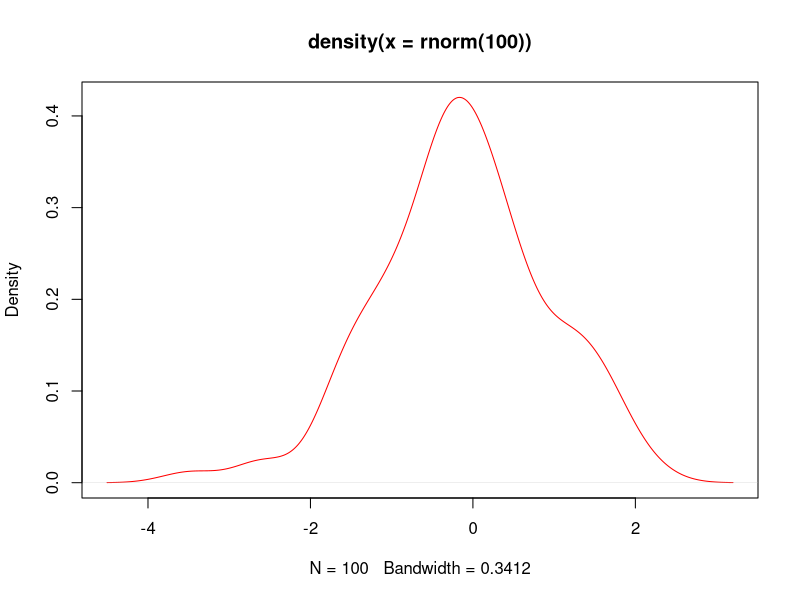
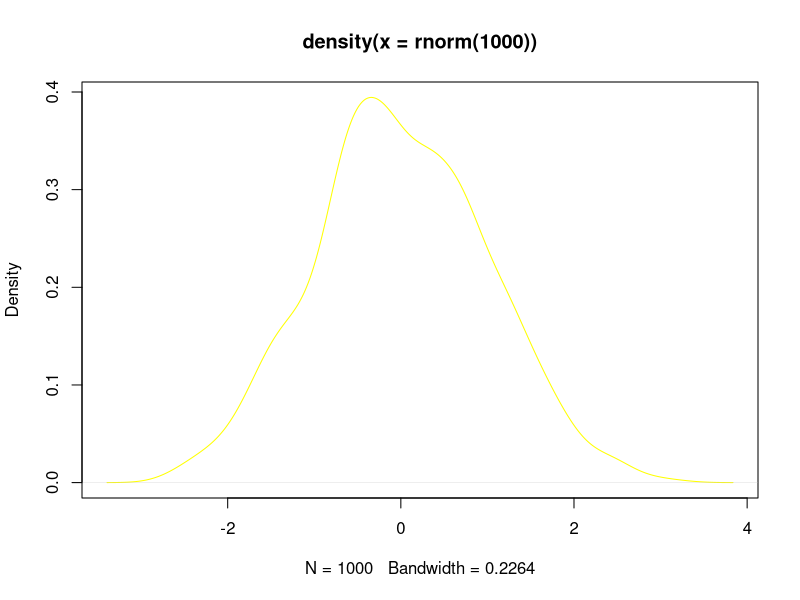

These figures' R source, in order:
#Графическая подсистема. Ядерные плотности вероятностей нормальеного распределения (?)
plot(density(rnorm(100)),col="red")
plot(density(rnorm(1000)),col="yellow")
#Способы задания переменной значения
x=5
x<-5
assign("x",5)
x
#Команды и базовые функции function c()
x<-c(1,3,6,7)
#Типы векторов
char<-c("8","edge","turn8k");
logic<-c(TRUE,FALSE,TRUE,FALSE)
#Динамическая типизация
dynam<-c(8,"dds", TRUE)
dynam<-c(1,0,1,1,TRUE)
dynam
#Функции x=function(arg1,arg2...)
##позиционные
log(x,10)
##именные
log(base=10,x)
#Логические операции
x=10
x<5
x>5
x==10
#Математические операции
x^10
x=10/(5-5)
x
#Правила повтора векторов
x<-c(2,4,5,3,-4,0)
x*5
y<-c(5,3)
x*y
z<-c(1,2,3,4)
x*z
##Измерение длины вектора
length(x)
#Больше базовых функций
x<-c(3,4,6,-7,8)
mean = sum(x)/ length(x)
mean
#Последовательности
x=2:10
y=5:1
z=-5:10
w=-5:-10
x
y
z
w
#Последовательности seq (from=,to=,by=)
z=seq(2,5,.5)
x=seq(3,9.1,.1)
y=seq(9,3,-.2)
length(x)
length(y)
x*y
#Последовательности rep(x, times=)
x=c("A","B","C")
rep(x,4)
#Логические вектора mode(x)
x<-1:10
y<-x<=-5
mode(x)
mode(y)
mode(mode(x))
#Индексация векторов
x=1:20
x[2]
x[0]
x[5:9]
x[c(3,7,8,9,20)]
x[-19]
x[-(1:6)]
x[x>10]
x[TRUE]
y=c(TRUE,FALSE)
x[y]
#Добавление элементов к вектору
vector<-c()
v2<-c(TRUE,FALSE,TRUE,TRUE,FALSE,TRUE)
vector=c(v2,vector);
vector=c(F,vector);
x=1:3
x=c(5,x)
x
#Имена элементов векторов
x=1:5
names(x)
names(x)<-c("Первый","Второй","Третий","Четвертый","Первый")
names(x)
x["Первый"]
# Свойства векторов 
log(3) == log(3, base=exp(1))
x=seq(5,100,.1)
x[length(x)]
#Функции sort и order
x<-c(-10,2,78,34,-98,23,0,-8)
order(x)
sort(x)
sort(x) == x[order(x)]
log(exp(1))